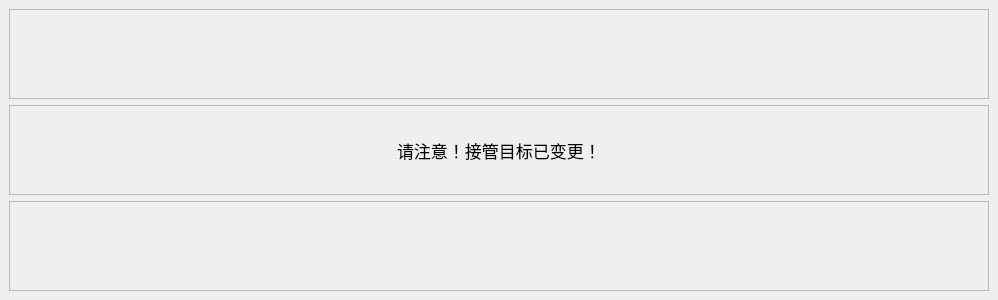
<?xml version="1.0" encoding="UTF-8"?>
<ui version="4.0">
 <class>TaskWorkChangeWgt</class>
 <widget class="QWidget" name="TaskWorkChangeWgt">
  <property name="geometry">
   <rect>
    <x>0</x>
    <y>0</y>
    <width>998</width>
    <height>300</height>
   </rect>
  </property>
  <property name="sizePolicy">
   <sizepolicy hsizetype="Fixed" vsizetype="Fixed">
    <horstretch>0</horstretch>
    <verstretch>0</verstretch>
   </sizepolicy>
  </property>
  <property name="windowTitle">
   <string>Form</string>
  </property>
  <layout class="QGridLayout" name="gridLayout">
   <property name="leftMargin">
    <number>0</number>
   </property>
   <property name="topMargin">
    <number>0</number>
   </property>
   <property name="rightMargin">
    <number>0</number>
   </property>
   <property name="bottomMargin">
    <number>0</number>
   </property>
   <property name="spacing">
    <number>0</number>
   </property>
   <item row="0" column="0">
    <widget class="baseForm" name="widget" native="true">
     <layout class="QVBoxLayout" name="verticalLayout">
      <item>
       <widget class="QFrame" name="frame_title">
        <property name="frameShape">
         <enum>QFrame::StyledPanel</enum>
        </property>
        <property name="frameShadow">
         <enum>QFrame::Raised</enum>
        </property>
        <layout class="QGridLayout" name="gridLayout_2">
         <property name="leftMargin">
          <number>0</number>
         </property>
         <property name="topMargin">
          <number>0</number>
         </property>
         <property name="rightMargin">
          <number>0</number>
         </property>
         <property name="bottomMargin">
          <number>0</number>
         </property>
         <property name="spacing">
          <number>0</number>
         </property>
         <item row="0" column="0">
          <layout class="QHBoxLayout" name="horizontalLayout">
           <item>
            <spacer name="horizontalSpacer">
             <property name="orientation">
              <enum>Qt::Horizontal</enum>
             </property>
             <property name="sizeHint" stdset="0">
              <size>
               <width>40</width>
               <height>20</height>
              </size>
             </property>
            </spacer>
           </item>
           <item>
            <widget class="QLabel" name="label_title">
             <property name="font">
              <font>
               <pointsize>18</pointsize>
              </font>
             </property>
             <property name="text">
              <string/>
             </property>
             <property name="alignment">
              <set>Qt::AlignCenter</set>
             </property>
            </widget>
           </item>
           <item>
            <spacer name="horizontalSpacer_2">
             <property name="orientation">
              <enum>Qt::Horizontal</enum>
             </property>
             <property name="sizeHint" stdset="0">
              <size>
               <width>40</width>
               <height>20</height>
              </size>
             </property>
            </spacer>
           </item>
          </layout>
         </item>
        </layout>
       </widget>
      </item>
      <item>
       <widget class="QFrame" name="frame_text">
        <property name="frameShape">
         <enum>QFrame::StyledPanel</enum>
        </property>
        <property name="frameShadow">
         <enum>QFrame::Raised</enum>
        </property>
        <layout class="QGridLayout" name="gridLayout_3">
         <property name="leftMargin">
          <number>0</number>
         </property>
         <property name="topMargin">
          <number>0</number>
         </property>
         <property name="rightMargin">
          <number>0</number>
         </property>
         <property name="bottomMargin">
          <number>0</number>
         </property>
         <property name="spacing">
          <number>0</number>
         </property>
         <item row="0" column="0">
          <layout class="QHBoxLayout" name="horizontalLayout_2">
           <item>
            <spacer name="horizontalSpacer_3">
             <property name="orientation">
              <enum>Qt::Horizontal</enum>
             </property>
             <property name="sizeHint" stdset="0">
              <size>
               <width>40</width>
               <height>20</height>
              </size>
             </property>
            </spacer>
           </item>
           <item>
            <widget class="QLabel" name="label_task">
             <property name="font">
              <font>
               <pointsize>13</pointsize>
              </font>
             </property>
             <property name="text">
              <string>请注意！接管目标已变更！</string>
             </property>
            </widget>
           </item>
           <item>
            <spacer name="horizontalSpacer_4">
             <property name="orientation">
              <enum>Qt::Horizontal</enum>
             </property>
             <property name="sizeHint" stdset="0">
              <size>
               <width>40</width>
               <height>20</height>
              </size>
             </property>
            </spacer>
           </item>
          </layout>
         </item>
        </layout>
       </widget>
      </item>
      <item>
       <widget class="QFrame" name="frame_btn">
        <property name="frameShape">
         <enum>QFrame::StyledPanel</enum>
        </property>
        <property name="frameShadow">
         <enum>QFrame::Raised</enum>
        </property>
        <layout class="QGridLayout" name="gridLayout_5">
         <property name="leftMargin">
          <number>0</number>
         </property>
         <property name="topMargin">
          <number>0</number>
         </property>
         <property name="rightMargin">
          <number>0</number>
         </property>
         <property name="bottomMargin">
          <number>0</number>
         </property>
         <property name="spacing">
          <number>0</number>
         </property>
         <item row="0" column="0">
          <layout class="QHBoxLayout" name="horizontalLayout_3">
           <item>
            <spacer name="horizontalSpacer_5">
             <property name="orientation">
              <enum>Qt::Horizontal</enum>
             </property>
             <property name="sizeHint" stdset="0">
              <size>
               <width>40</width>
               <height>20</height>
              </size>
             </property>
            </spacer>
           </item>
           <item>
            <spacer name="horizontalSpacer_6">
             <property name="orientation">
              <enum>Qt::Horizontal</enum>
             </property>
             <property name="sizeType">
              <enum>QSizePolicy::Fixed</enum>
             </property>
             <property name="sizeHint" stdset="0">
              <size>
               <width>40</width>
               <height>20</height>
              </size>
             </property>
            </spacer>
           </item>
          </layout>
         </item>
        </layout>
       </widget>
      </item>
     </layout>
    </widget>
   </item>
  </layout>
 </widget>
 <customwidgets>
  <customwidget>
   <class>baseForm</class>
   <extends>QWidget</extends>
   <header>Component/baseForm.h</header>
   <container>1</container>
  </customwidget>
 </customwidgets>
 <resources/>
 <connections/>
</ui>
